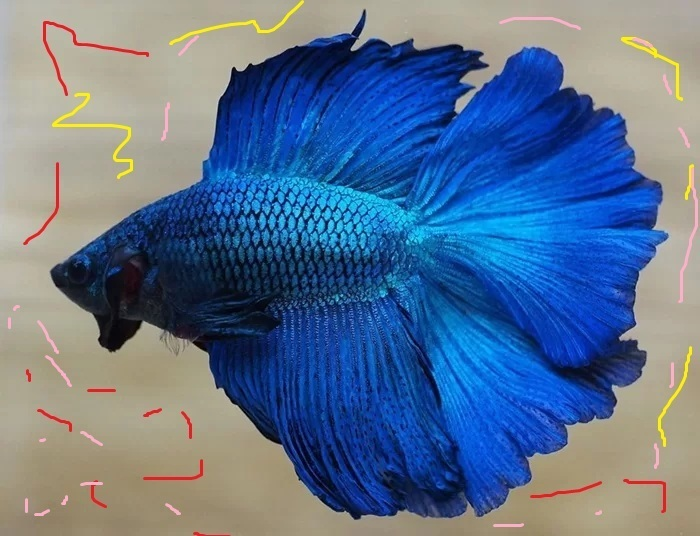
#> input picture data/ca-betta-mau-xanh-duong.jpg, 700 x 536 px, found by its file name
$ python image_gradients.py
#> lines starting #> are read from the running program, lines starting #| are printed output that depends on the picture
import cv2 as cv
import numpy as np
from matplotlib import pyplot as plt

img = cv.imread('data/ca-betta-mau-xanh-duong.jpg')
#> img is the input picture: shape (536, 700, 3); mean B, G, R 144.7, 115.1, 92.6
img = cv.resize(img, (600,400))
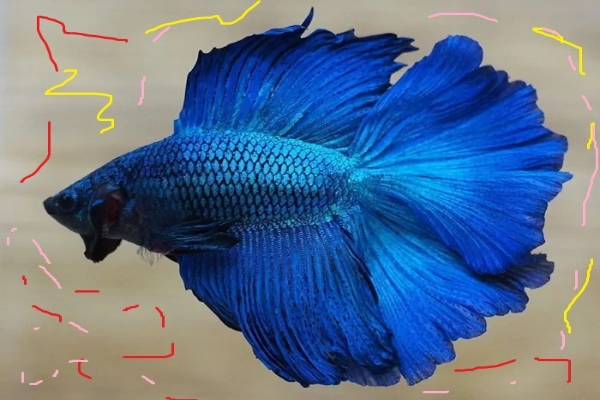
#> img: shape (400, 600, 3); mean B, G, R 144.6, 115, 92.5
img = cv.cvtColor(img, cv.COLOR_BGR2RGB)
# Output dtype = cv.CV_8U
sobelx8u = cv.Sobel(img,cv.CV_8U,1,0,ksize=5)
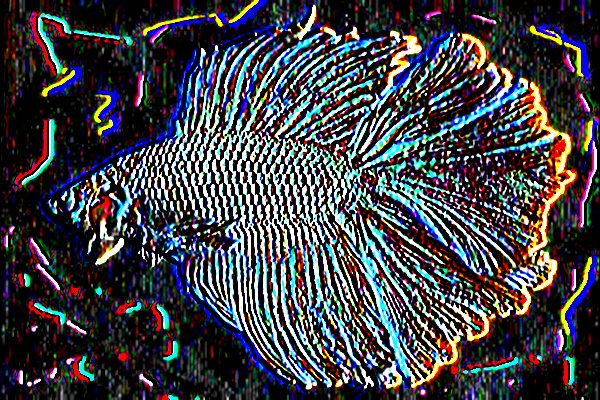
#> sobelx8u: shape (400, 600, 3); mean R, G, B 63.8, 64.6, 70.6
# Output dtype = cv.CV_64F. Then take its absolute and convert to cv.CV_8U
sobelx64f = cv.Sobel(img,cv.CV_64F,1,0,ksize=5)
abs_sobel64f = np.absolute(sobelx64f)
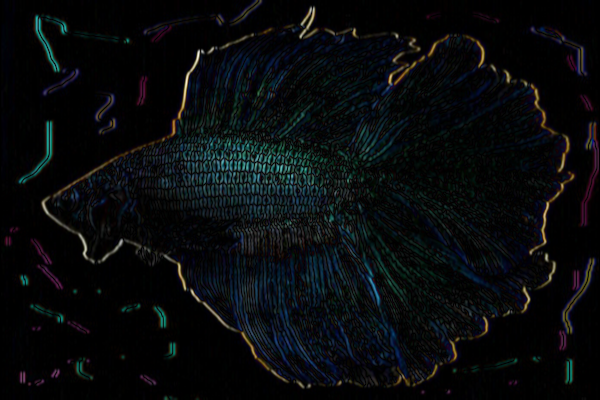
#> abs_sobel64f: shape (400, 600, 3) float64; mean R, G, B 302.5, 383, 437.5; drawn with min black and max white
sobel_8u = np.uint8(abs_sobel64f)
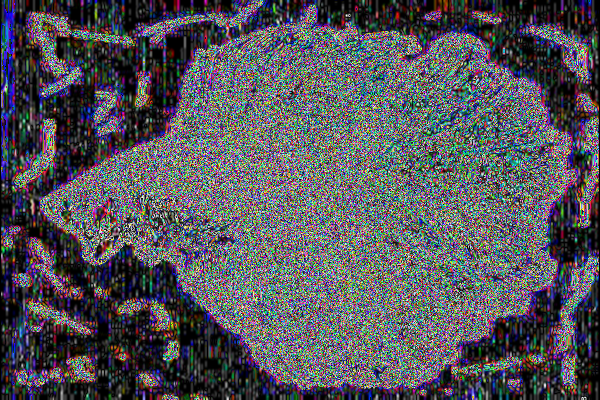
#> sobel_8u: shape (400, 600, 3); mean R, G, B 84.9, 84.4, 90.8
plt.subplot(3,3,1),plt.imshow(img,cmap = 'gray')
plt.title('Original'), plt.xticks([]), plt.yticks([])
plt.subplot(3,3,2),plt.imshow(sobelx8u,cmap = 'gray')
plt.title('Sobel CV_8U'), plt.xticks([]), plt.yticks([])
plt.subplot(3,3,3),plt.imshow(sobel_8u,cmap = 'gray')
plt.title('Sobel abs(CV_64F)'), plt.xticks([]), plt.yticks([])

laplacian = cv.Laplacian(img,cv.CV_64F)
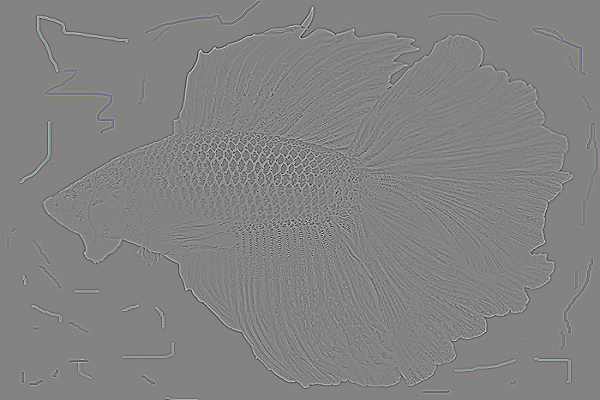
#> laplacian: shape (400, 600, 3) float64; mean R, G, B 0, 0, 0; drawn with min black and max white
sobelx = cv.Sobel(img,cv.CV_64F,1,0,ksize=5)
sobely = cv.Sobel(img,cv.CV_64F,0,1,ksize=5)
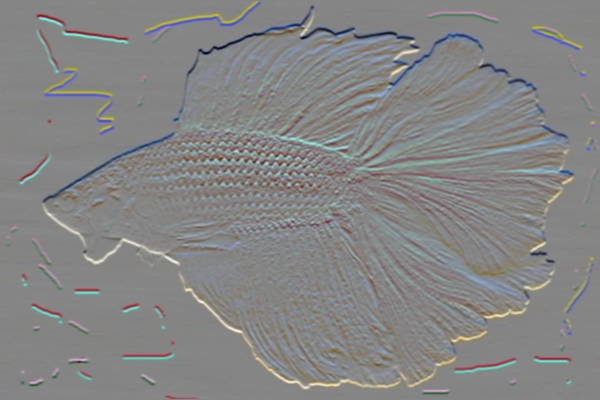
#> sobely: shape (400, 600, 3) float64; mean R, G, B -6.4, -10.7, -13.8; drawn with min black and max white

plt.subplot(3,3,4),plt.imshow(laplacian,cmap = 'gray')
plt.title('Laplacian'), plt.xticks([]), plt.yticks([])
plt.subplot(3,3,5),plt.imshow(sobelx,cmap = 'gray')
plt.title('Sobel X'), plt.xticks([]), plt.yticks([])
plt.subplot(3,3,6),plt.imshow(sobely,cmap = 'gray')
plt.title('Sobel Y'), plt.xticks([]), plt.yticks([])

plt.show()
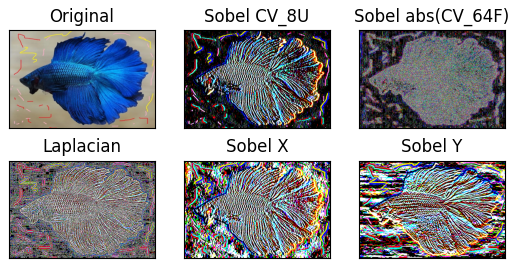
#> figure drawn by matplotlib, 6 panels

$ run again, with data/130-hinh-nen-may-tinh-4k-7-1024x640.jpg copied over data/ca-betta-mau-xanh-duong.jpg
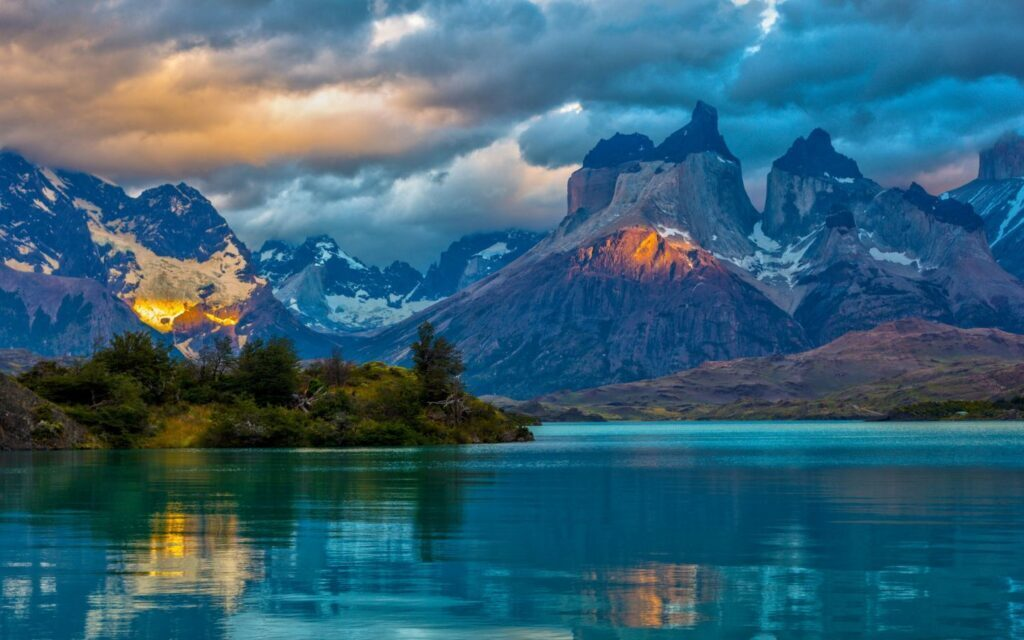
#> input picture data/130-hinh-nen-may-tinh-4k-7-1024x640.jpg, 1024 x 640 px, found by its file name
#> img is the input picture: shape (640, 1024, 3); mean B, G, R 117.1, 98.2, 55.6
#> `sobel_8u = np.uint8(abs_sobel64f)`:
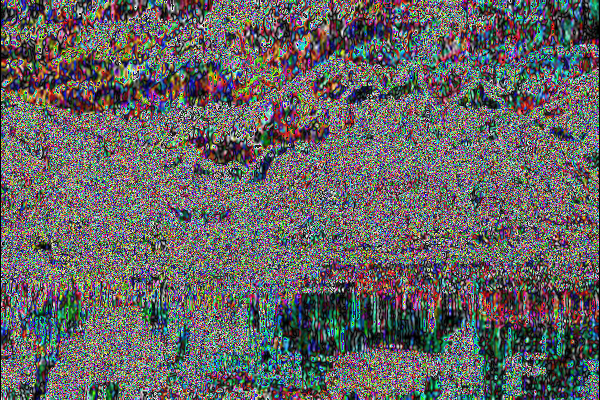
#> sobel_8u: shape (400, 600, 3); mean R, G, B 100.9, 100.2, 100
#> `sobely = cv.Sobel(img,cv.CV_64F,0,1,ksize=5)`:
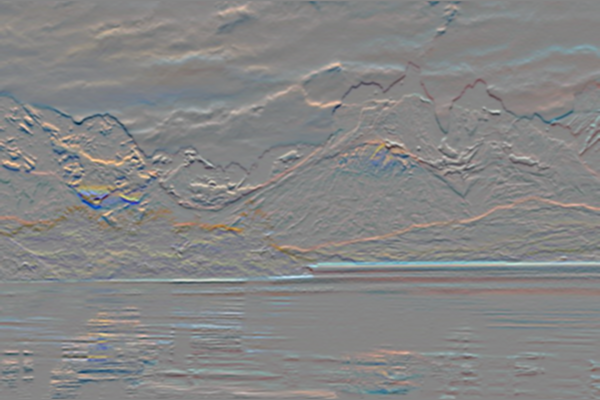
#> sobely: shape (400, 600, 3) float64; mean R, G, B -20.5, -12.3, -16.6; drawn with min black and max white
